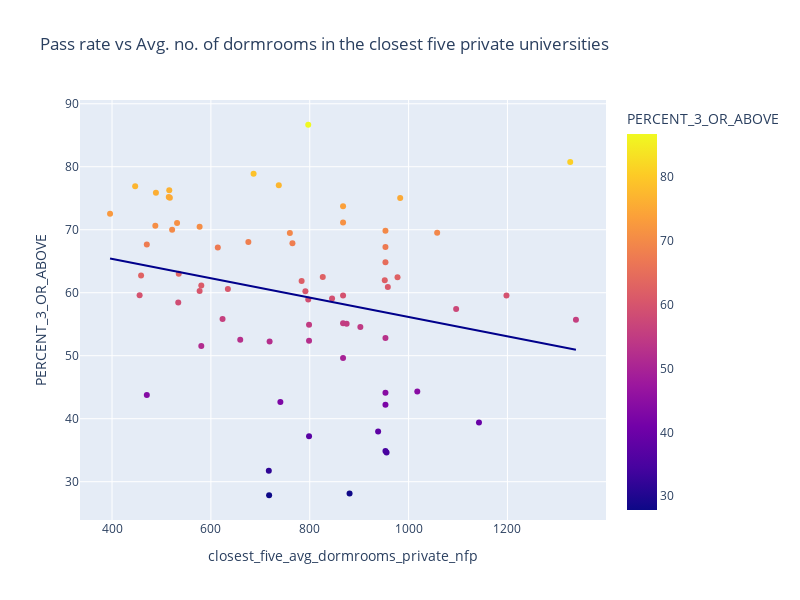

The code cell stored with this chart in its notebook:
### Markdown cell above
Albeit less pronounced than that against public universities, the pass rate still seems to be slightly negatively correlated to average distance to the closest five private universities.

### Code cell
fig = px.scatter(data_frame=wisconsin22,x='closest_five_avg_dormrooms_private_nfp', y='PERCENT_3_OR_ABOVE',trendline='ols',trendline_color_override='darkblue',width=800, height=600,
                 color='PERCENT_3_OR_ABOVE',title='Pass rate vs Avg. no. of dormrooms in the closest five private universities')
fig.show()
with open('../data/WI_pickled/WI_AP_pass_rate_by_counties_vs_avg_five_private_dormrooms.pkl', 'wb') as f:
    pickle.dump(fig, f)

### Figure 1 — Plotly figure (JSON) as saved in the notebook; plotly's stock layout.template omitted (floating-point values rounded to 4 significant figures)
{"data": [{"hovertemplate": "closest_five_avg_dormrooms_private_nfp=%{x}<br>PERCENT_3_OR_ABOVE=%{marker.color}<extra></extra>", "legendgroup": "", "marker": {"color": [27.85, 43.75, 52.25, 67.65, 71.17, 80.77, 54.55, 73.73, 69.5, 28.12, 60.27, 37.97, 69.99, 62.72, 67.86, 54.93, 76.26, 72.54, 59.09, 86.67, 61.16, 76.92, 42.65, 75.21, 44.32, 58.44, 31.72, 63.02, 59.56, 62.46, 51.55, 44.12, 62, 49.66, 64.83, 55.17, 70.45, 55.7, 60.91, 34.65, 58.91, 69.83, 77.07, 39.39, 68.06, 55.09, 67.28, 71.05, 61.87, 70.65, 59.62, 62.5, 67.16, 52.55, 37.23, 34.86, 60.58, 60.23, 59.55, 57.42, 78.9, 55.81, 52.38, 75.86, 75.07, 52.83, 42.22, 69.52, 75.05], "coloraxis": "coloraxis", "symbol": "circle"}, "mode": "markers", "name": "", "orientation": "v", "showlegend": false, "type": "scatter", "x": [717.8, 470.4, 718.8, 470.4, 867.4, 1327, 902.4, 867.4, 759.8, 880.6, 577.2, 938.4, 521.6, 458.8, 765, 798.6, 515.8, 396, 845.2, 797, 580.6, 446.8, 740.6, 514.8, 1018.0, 534, 717.2, 535, 867.4, 977.6, 580.6, 953.2, 951.8, 867.4, 953.2, 867.4, 577.2, 1339.0, 958, 955.4, 797, 953.2, 737.4, 1142.0, 675.8, 874.6, 953.2, 531.6, 783.6, 487.6, 455.8, 826.4, 614, 659.4, 798.6, 953.2, 634.4, 791.2, 1198, 1096.0, 686.4, 623.6, 798.6, 488.8, 517, 953.2, 953.2, 1058.0, 983], "xaxis": "x", "y": [27.85, 43.75, 52.25, 67.65, 71.17, 80.77, 54.55, 73.73, 69.5, 28.12, 60.27, 37.97, 69.99, 62.72, 67.86, 54.93, 76.26, 72.54, 59.09, 86.67, 61.16, 76.92, 42.65, 75.21, 44.32, 58.44, 31.72, 63.02, 59.56, 62.46, 51.55, 44.12, 62, 49.66, 64.83, 55.17, 70.45, 55.7, 60.91, 34.65, 58.91, 69.83, 77.07, 39.39, 68.06, 55.09, 67.28, 71.05, 61.87, 70.65, 59.62, 62.5, 67.16, 52.55, 37.23, 34.86, 60.58, 60.23, 59.55, 57.42, 78.9, 55.81, 52.38, 75.86, 75.07, 52.83, 42.22, 69.52, 75.05], "yaxis": "y"}, {"hovertemplate": "<b>OLS trendline</b><br>PERCENT_3_OR_ABOVE = -0.0153674 * closest_five_avg_dormrooms_private_nfp + 71.5025<br>R<sup>2</sup>=0.061639<br><br>closest_five_avg_dormrooms_private_nfp=%{x}<br>PERCENT_3_OR_ABOVE=%{y} <b>(trend)</b><extra></extra>", "legendgroup": "", "line": {"color": "darkblue"}, "marker": {"symbol": "circle"}, "mode": "lines", "name": "", "showlegend": false, "type": "scatter", "x": [396, 446.8, 455.8, 458.8, 470.4, 470.4, 487.6, 488.8, 514.8, 515.8, 517, 521.6, 531.6, 534, 535, 577.2, 577.2, 580.6, 580.6, 614, 623.6, 634.4, 659.4, 675.8, 686.4, 717.2, 717.8, 718.8, 737.4, 740.6, 759.8, 765, 783.6, 791.2, 797, 797, 798.6, 798.6, 798.6, 826.4, 845.2, 867.4, 867.4, 867.4, 867.4, 867.4, 874.6, 880.6, 902.4, 938.4, 951.8, 953.2, 953.2, 953.2, 953.2, 953.2, 953.2, 953.2, 955.4, 958, 977.6, 983, 1018.0, 1058.0, 1096.0, 1142.0, 1198, 1327, 1339.0], "xaxis": "x", "y": [65.42, 64.64, 64.5, 64.45, 64.27, 64.27, 64.01, 63.99, 63.59, 63.58, 63.56, 63.49, 63.33, 63.3, 63.28, 62.63, 62.63, 62.58, 62.58, 62.07, 61.92, 61.75, 61.37, 61.12, 60.95, 60.48, 60.47, 60.46, 60.17, 60.12, 59.83, 59.75, 59.46, 59.34, 59.25, 59.25, 59.23, 59.23, 59.23, 58.8, 58.51, 58.17, 58.17, 58.17, 58.17, 58.17, 58.06, 57.97, 57.63, 57.08, 56.88, 56.85, 56.85, 56.85, 56.85, 56.85, 56.85, 56.85, 56.82, 56.78, 56.48, 56.4, 55.86, 55.25, 54.66, 53.95, 53.09, 51.11, 50.93], "yaxis": "y"}], "layout": {"coloraxis": {"colorbar": {"title": {"text": "PERCENT_3_OR_ABOVE"}}, "colorscale": [[0, "#0d0887"], [0.1111, "#46039f"], [0.2222, "#7201a8"], [0.3333, "#9c179e"], [0.4444, "#bd3786"], [0.5556, "#d8576b"], [0.6667, "#ed7953"], [0.7778, "#fb9f3a"], [0.8889, "#fdca26"], [1, "#f0f921"]]}, "height": 600, "legend": {"tracegroupgap": 0}, "title": {"text": "Pass rate vs Avg. no. of dormrooms in the closest five private universities"}, "width": 800, "xaxis": {"anchor": "y", "domain": [0, 1], "title": {"text": "closest_five_avg_dormrooms_private_nfp"}}, "yaxis": {"anchor": "x", "domain": [0, 1], "title": {"text": "PERCENT_3_OR_ABOVE"}}}}
